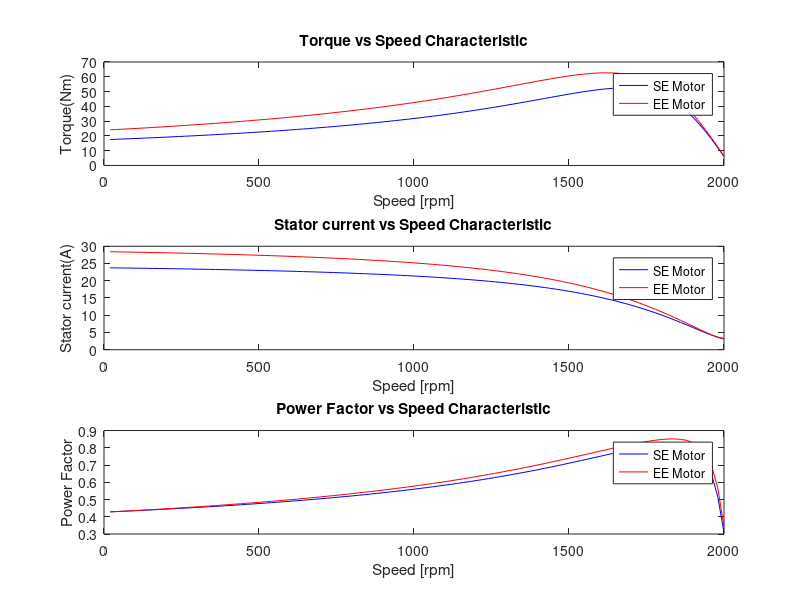
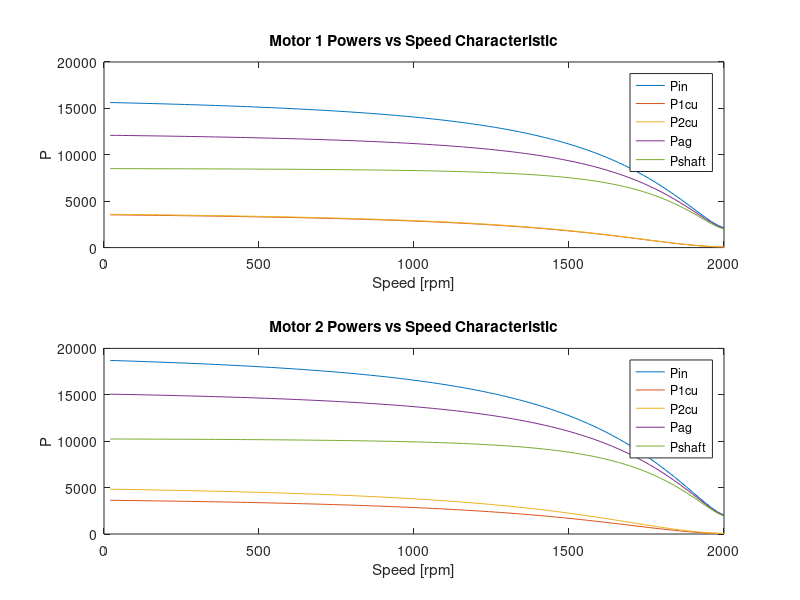
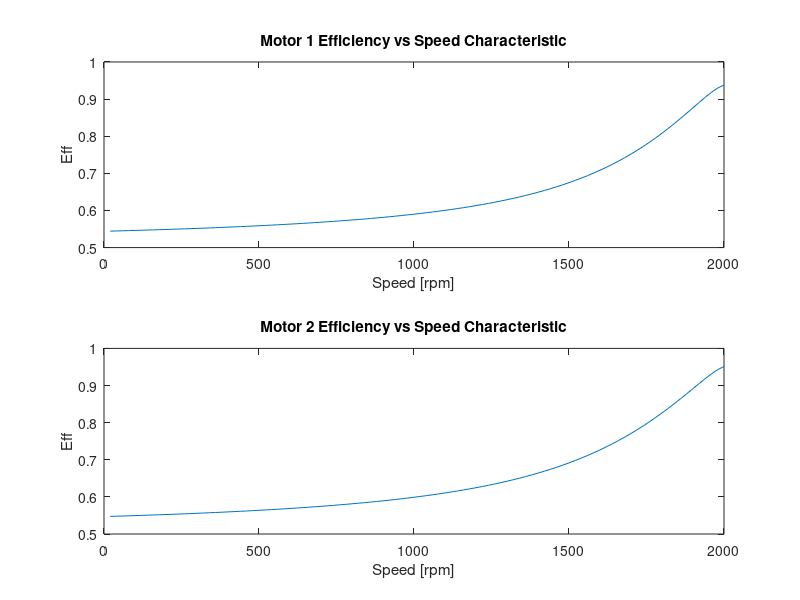
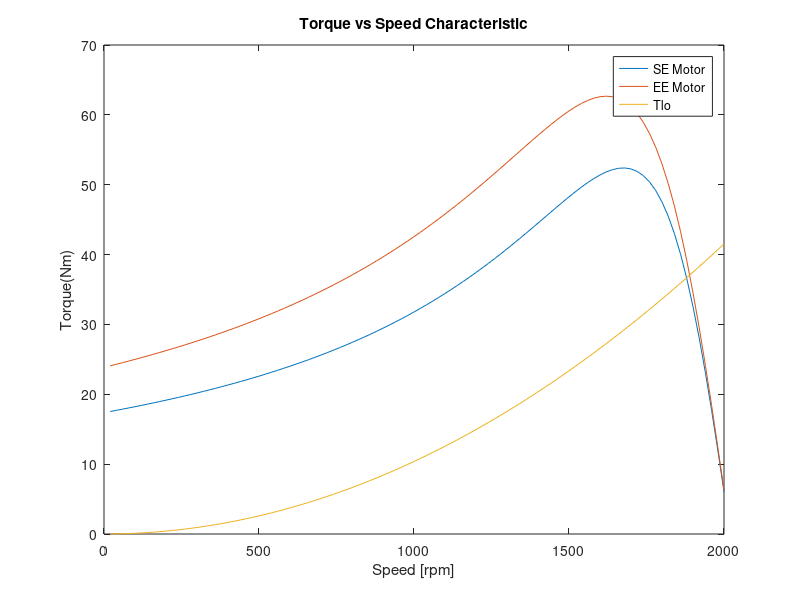

Here is the MATLAB script that generated these plots, in order:
clc %Clears the command window
% EEE3091 Project 
% Authors:  Ankush Chohan (CHHANK001)
%           Ashik John (JHNASH009)
% Date of last revision: 30/03/2023

% Section A Q1

% Define variables
R1 = double([2.087, 1.500]);
X1 = double([4.274, 3.462]);
Xm = double([66.560, 72.252]);
X2 = double([4.274, 3.642]);
R2 = double([2.122, 1.994]);
Prot = double([134.669, 88.924]);
Vline = 380;
f = 50;
p = 3;
Vp = double(Vline / sqrt(3));       % Calculates phase voltage


% Calculate Vth
Vth = (Xm ./ sqrt(R1.^2 + (X1+Xm).^2)).*Vp;
disp(['Vth ' num2str(Vth)])


% Calculate Voc
Voc = complex(0,Xm)./(R1 + complex(0,X1+Xm)).*Vp;
disp(['Voc = ' num2str(Voc)])

% Calculate Isc
Isc = Vp./(R1 + complex(0, X1));
disp(['Isc = ' num2str(Isc)])
  
% Calculate Zth
Zth = Voc ./ Isc;
disp(['Zth = ' num2str(Zth)])

% Separate out Rth and Zth 
Rth = real(Zth);
Xth = imag(Zth);
disp(['Rth = ' num2str(Rth)])
disp(['Xth = ' num2str(Xth)])

% Question 2

% find Ns and ws
Ns = (120*f)/p;                    
ws = Ns*(2*pi/60);          % Ns in rad/s

% Question 2 
% Cerate s matrix
Smin = 1;
Sstep = 1;
Smax = 100;
a = Smin:Sstep:Smax;
s = 0.01*a;
% create Ns matrix
f = flip(s);          
n = s.*Ns;
w = n.*(2*pi/60);
disp(['w = ' num2str(w)])
    
% Calc T
Tm1 = 3*(1/ws).*((Vth(1)^2) ./ ((Rth(1)+R2(1) ./ (f).^2)+((Xth(1) + X2(1)).^2))).*(R2(1)./(f));
Tm2 = 3*(1/ws).*((Vth(2)^2) ./ ((Rth(2)+R2(2) ./ (f).^2)+((Xth(2) + X2(2)).^2))).*(R2(2)./(f));

% Create figure 1 window with subplots
figure(1);
subplot(3,1,1);
% Plot Torque vs speed
plot(n,Tm1, 'b-',n,Tm2,'r-')                   
title('Torque vs Speed Characteristic')
xlabel('Speed [rpm]')
ylabel('Torque(Nm)')
legend('SE Motor', 'EE Motor')

% Question 3 Stator current vs Speed
Z11 = R1(1) + complex(0, X1(1)) + (complex(0,Xm(1)).*((R2(1)./(f))+complex(0,X2(1)))) ./ ((R2(1)./(f)) + complex(0, Xm(1)+X2(1))); %eqn is correct but outputting wrong values
Z12 = R1(2) + complex(0, X1(2)) + (complex(0,Xm(2)).*((R2(2)./(f))+complex(0,X2(2)))) ./ ((R2(2)./(f)) + complex(0, Xm(2)+X2(2)));

    %disp(['Z11 = ' num2str(Z11)])
    %disp(['Z12 = ' num2str(Z12)])
I11 = Vp ./ abs(Z11);           %Current in motor 1
I12 = Vp ./ abs(Z12);           %Current in motor 2

% Plot current vs speed characteristic
subplot(3,1,2)
plot(n,I11, 'b-',n,I12,'r-')
title('Stator current vs Speed Characteristic')
xlabel('Speed [rpm]')
ylabel('Stator current(A)')
legend('SE Motor', 'EE Motor')

% Question 4
theta1 = atan(imag(Z11)./real(Z11));
pf1 = cos(theta1);
theta2 = atan(imag(Z12) ./ real(Z12));
pf2 = cos(theta2);

%plot pf vs speed
subplot(3,1,3)
plot(n,pf1, 'b-',n,pf2,'r-')
title('Power Factor vs Speed Characteristic')
xlabel('Speed [rpm]')
ylabel('Power Factor')
legend('SE Motor', 'EE Motor')

% Question 5 rotational loss excluded
% Motor 1                           % Eqns from slide 21 Week 6
Pin1 = 3*Vp*I11;                    % Input power
P1cu1 = 3*(I11.^2)*R1(1);           % Stator copper loss
P2cu1 = 3*(I11.^2)*R2(1);           % Rotor copper loss
Pag1 = Pin1 - P1cu1;                % Airgap power
Pshaft1 = Pag1 - P2cu1;             % Shaft power
disp(['Pin1 = ' num2str(Pin1)])
disp(['Pshaft1 = ' num2str(Pshaft1)])

% Motor 2
Pin2 = 3*Vp.*I12;                      % Input power
P1cu2 = 3.*(I12.^2)*R1(2);             % Stator copper loss
P2cu2 = 3.*(I12.^2)*R2(2);             % Rotor copper loss
Pag2 = Pin2 - P1cu2;                   % Airgap power
Pshaft2 = Pag2 - P2cu2;                % Shaft power

% Create figure 2 
figure(2);
% Plot for Motor 1
subplot(2,1,1)
plot(n,Pin1,n,P1cu1,n, P2cu1,n, Pag1,n, Pshaft1)
title('Motor 1 Powers vs Speed Characteristic')
xlabel('Speed [rpm]')
ylabel('P')
legend('Pin', 'P1cu', 'P2cu', 'Pag', 'Pshaft')

% Plot for Motor 2
subplot(2,1,2)
plot(n,Pin2,n,P1cu2,n, P2cu2,n, Pag2,n, Pshaft2)
title('Motor 2 Powers vs Speed Characteristic')
xlabel('Speed [rpm]')
ylabel('P')
legend('Pin', 'P1cu', 'P2cu', 'Pag', 'Pshaft')

% Question 6

% Motor 1
n1 = Pshaft1./Pin1;        % Calculate efficiency

% Plot efficiency vs speed for motor 1
% Create figure 3
figure(3)
% Plot efficiency for motor 1
subplot(2,1,1)
plot(n,n1)
title('Motor 1 Efficiency vs Speed Characteristic')
xlabel('Speed [rpm]')
ylabel('Eff')

% Motor 2
n2 = Pshaft2./Pin2;         % Calculate efficiency

% Plot efficiency for motor 2
subplot(2,1,2)
plot(n,n2)
title('Motor 2 Efficiency vs Speed Characteristic')
xlabel('Speed [rpm]')
ylabel('Eff')

% Question 7

k = 946.88 * 10^-6;     % Define constant variable
Tlo = k.*(w.^2);        % Calculate load torque
    %disp(['Tlo = ' num2str(Tlo)])

% Create figure 4
figure(4)

% Plot Torque vs speed with load torque displayed aswell 
plot(n,Tm1,n,Tm2,n, Tlo)                   
title('Torque vs Speed Characteristic')
xlabel('Speed [rpm]')
ylabel('Torque(Nm)')
legend('SE Motor', 'EE Motor','Tlo')



